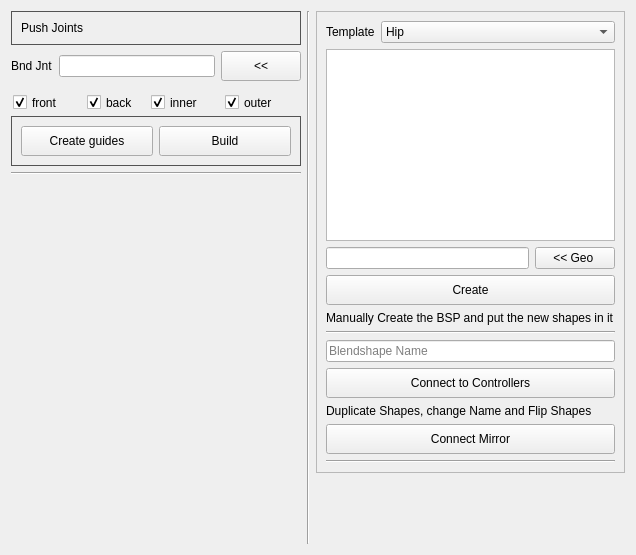
<?xml version="1.0" encoding="UTF-8"?>
<ui version="4.0">
 <class>Form</class>
 <widget class="QWidget" name="Form">
  <property name="geometry">
   <rect>
    <x>0</x>
    <y>0</y>
    <width>636</width>
    <height>555</height>
   </rect>
  </property>
  <property name="sizePolicy">
   <sizepolicy hsizetype="Preferred" vsizetype="Fixed">
    <horstretch>0</horstretch>
    <verstretch>0</verstretch>
   </sizepolicy>
  </property>
  <property name="windowTitle">
   <string>Form</string>
  </property>
  <layout class="QGridLayout" name="gridLayout_2">
   <item row="0" column="0">
    <layout class="QGridLayout" name="gridLayout_3">
     <item row="6" column="0">
      <spacer name="verticalSpacer_2">
       <property name="orientation">
        <enum>Qt::Vertical</enum>
       </property>
       <property name="sizeType">
        <enum>QSizePolicy::Expanding</enum>
       </property>
       <property name="sizeHint" stdset="0">
        <size>
         <width>20</width>
         <height>60</height>
        </size>
       </property>
      </spacer>
     </item>
     <item row="0" column="0">
      <widget class="QGroupBox" name="groupBox_6">
       <property name="styleSheet">
        <string notr="true">QGroupBox {
    background-color: transparent;
    color: #bbbbbb;
    selection-color: #bbbbbb;
    border: 1px solid #535353;
}</string>
       </property>
       <layout class="QGridLayout" name="gridLayout_4">
        <item row="0" column="0">
         <widget class="QLabel" name="PussCorrectives_Label">
          <property name="text">
           <string>Push Joints</string>
          </property>
         </widget>
        </item>
       </layout>
      </widget>
     </item>
     <item row="1" column="0">
      <layout class="QHBoxLayout" name="horizontalLayout">
       <item>
        <widget class="QLabel" name="load_joint_label">
         <property name="text">
          <string>Bnd Jnt</string>
         </property>
        </widget>
       </item>
       <item>
        <widget class="QLineEdit" name="load_joint_edit"/>
       </item>
       <item>
        <widget class="QPushButton" name="load_joint_Btn">
         <property name="minimumSize">
          <size>
           <width>0</width>
           <height>30</height>
          </size>
         </property>
         <property name="text">
          <string>&lt;&lt;</string>
         </property>
        </widget>
       </item>
      </layout>
     </item>
     <item row="2" column="0">
      <layout class="QHBoxLayout" name="horizontalLayout_6">
       <property name="spacing">
        <number>2</number>
       </property>
       <property name="topMargin">
        <number>8</number>
       </property>
       <item>
        <widget class="QCheckBox" name="FrontCheckBox">
         <property name="maximumSize">
          <size>
           <width>70</width>
           <height>15</height>
          </size>
         </property>
         <property name="styleSheet">
          <string notr="true"/>
         </property>
         <property name="text">
          <string>front</string>
         </property>
         <property name="checked">
          <bool>true</bool>
         </property>
        </widget>
       </item>
       <item>
        <widget class="QCheckBox" name="BackCheckBox">
         <property name="maximumSize">
          <size>
           <width>60</width>
           <height>15</height>
          </size>
         </property>
         <property name="text">
          <string>back</string>
         </property>
         <property name="checked">
          <bool>true</bool>
         </property>
        </widget>
       </item>
       <item>
        <widget class="QCheckBox" name="InCheckBox">
         <property name="maximumSize">
          <size>
           <width>70</width>
           <height>15</height>
          </size>
         </property>
         <property name="text">
          <string>inner</string>
         </property>
         <property name="checked">
          <bool>true</bool>
         </property>
        </widget>
       </item>
       <item>
        <widget class="QCheckBox" name="OutCheckBox">
         <property name="maximumSize">
          <size>
           <width>70</width>
           <height>15</height>
          </size>
         </property>
         <property name="text">
          <string>outer</string>
         </property>
         <property name="checked">
          <bool>true</bool>
         </property>
        </widget>
       </item>
      </layout>
     </item>
     <item row="3" column="0">
      <widget class="QGroupBox" name="groupBox_8">
       <property name="styleSheet">
        <string notr="true">QGroupBox {
    background-color: transparent;
    color: #bbbbbb;
    selection-color: #bbbbbb;
    border: 1px solid #535353;
}</string>
       </property>
       <layout class="QHBoxLayout" name="horizontalLayout_60">
        <item>
         <widget class="QPushButton" name="push_guides_Btn">
          <property name="minimumSize">
           <size>
            <width>0</width>
            <height>30</height>
           </size>
          </property>
          <property name="text">
           <string>Create guides</string>
          </property>
         </widget>
        </item>
        <item>
         <widget class="QPushButton" name="push_build_Btn">
          <property name="minimumSize">
           <size>
            <width>0</width>
            <height>30</height>
           </size>
          </property>
          <property name="text">
           <string>Build</string>
          </property>
         </widget>
        </item>
       </layout>
      </widget>
     </item>
     <item row="4" column="0">
      <widget class="Line" name="line">
       <property name="orientation">
        <enum>Qt::Horizontal</enum>
       </property>
      </widget>
     </item>
     <item row="5" column="0">
      <spacer name="horizontalSpacer_2">
       <property name="orientation">
        <enum>Qt::Horizontal</enum>
       </property>
       <property name="sizeHint" stdset="0">
        <size>
         <width>40</width>
         <height>20</height>
        </size>
       </property>
      </spacer>
     </item>
    </layout>
   </item>
   <item row="0" column="1">
    <widget class="Line" name="line_3">
     <property name="sizePolicy">
      <sizepolicy hsizetype="Maximum" vsizetype="Minimum">
       <horstretch>0</horstretch>
       <verstretch>0</verstretch>
      </sizepolicy>
     </property>
     <property name="orientation">
      <enum>Qt::Vertical</enum>
     </property>
    </widget>
   </item>
   <item row="0" column="2">
    <layout class="QGridLayout" name="gridLayout_5">
     <item row="1" column="0">
      <spacer name="horizontalSpacer">
       <property name="orientation">
        <enum>Qt::Horizontal</enum>
       </property>
       <property name="sizeHint" stdset="0">
        <size>
         <width>40</width>
         <height>20</height>
        </size>
       </property>
      </spacer>
     </item>
     <item row="0" column="0">
      <widget class="QFrame" name="frame">
       <property name="minimumSize">
        <size>
         <width>50</width>
         <height>50</height>
        </size>
       </property>
       <property name="frameShape">
        <enum>QFrame::StyledPanel</enum>
       </property>
       <property name="frameShadow">
        <enum>QFrame::Raised</enum>
       </property>
       <layout class="QGridLayout" name="gridLayout">
        <item row="0" column="0">
         <layout class="QVBoxLayout" name="verticalLayout_3">
          <item>
           <layout class="QHBoxLayout" name="horizontalLayout_3">
            <item>
             <widget class="QLabel" name="label">
              <property name="sizePolicy">
               <sizepolicy hsizetype="Minimum" vsizetype="Preferred">
                <horstretch>0</horstretch>
                <verstretch>0</verstretch>
               </sizepolicy>
              </property>
              <property name="text">
               <string>Template</string>
              </property>
             </widget>
            </item>
            <item>
             <widget class="QComboBox" name="template_combo">
              <property name="sizePolicy">
               <sizepolicy hsizetype="Expanding" vsizetype="Fixed">
                <horstretch>0</horstretch>
                <verstretch>0</verstretch>
               </sizepolicy>
              </property>
              <item>
               <property name="text">
                <string>Hip</string>
               </property>
              </item>
              <item>
               <property name="text">
                <string>Knee</string>
               </property>
              </item>
              <item>
               <property name="text">
                <string>Ankle</string>
               </property>
              </item>
              <item>
               <property name="text">
                <string>Clavicle</string>
               </property>
              </item>
              <item>
               <property name="text">
                <string>Shoulder</string>
               </property>
              </item>
              <item>
               <property name="text">
                <string>Elbow</string>
               </property>
              </item>
              <item>
               <property name="text">
                <string>Wrist</string>
               </property>
              </item>
              <item>
               <property name="text">
                <string>Belly</string>
               </property>
              </item>
              <item>
               <property name="text">
                <string>Neck</string>
               </property>
              </item>
              <item>
               <property name="text">
                <string>Jaw</string>
               </property>
              </item>
              <item>
               <property name="text">
                <string>Eyebrows</string>
               </property>
              </item>
              <item>
               <property name="text">
                <string>Lips</string>
               </property>
              </item>
             </widget>
            </item>
           </layout>
          </item>
          <item>
           <widget class="QTextEdit" name="text_shapes"/>
          </item>
          <item>
           <layout class="QHBoxLayout" name="horizontalLayout_4">
            <item>
             <widget class="QLineEdit" name="geo_line"/>
            </item>
            <item>
             <widget class="QPushButton" name="geo_line_button">
              <property name="text">
               <string>&lt;&lt; Geo </string>
              </property>
             </widget>
            </item>
           </layout>
          </item>
          <item>
           <widget class="QPushButton" name="create_correctives_button">
            <property name="minimumSize">
             <size>
              <width>0</width>
              <height>30</height>
             </size>
            </property>
            <property name="text">
             <string>Create</string>
            </property>
           </widget>
          </item>
          <item>
           <widget class="QLabel" name="label_2">
            <property name="text">
             <string>Manually Create the BSP and put the new shapes in it</string>
            </property>
           </widget>
          </item>
          <item>
           <widget class="Line" name="line_2">
            <property name="orientation">
             <enum>Qt::Horizontal</enum>
            </property>
           </widget>
          </item>
          <item>
           <widget class="QLineEdit" name="blendshape_name_line">
            <property name="placeholderText">
             <string>Blendshape Name</string>
            </property>
           </widget>
          </item>
          <item>
           <widget class="QPushButton" name="connect_button">
            <property name="minimumSize">
             <size>
              <width>0</width>
              <height>30</height>
             </size>
            </property>
            <property name="text">
             <string>Connect to Controllers</string>
            </property>
           </widget>
          </item>
          <item>
           <widget class="QLabel" name="label_3">
            <property name="text">
             <string>Duplicate Shapes, change Name and Flip Shapes</string>
            </property>
           </widget>
          </item>
          <item>
           <widget class="QPushButton" name="connect_mirror_button">
            <property name="minimumSize">
             <size>
              <width>0</width>
              <height>30</height>
             </size>
            </property>
            <property name="text">
             <string>Connect Mirror</string>
            </property>
           </widget>
          </item>
          <item>
           <widget class="Line" name="line_4">
            <property name="orientation">
             <enum>Qt::Horizontal</enum>
            </property>
           </widget>
          </item>
         </layout>
        </item>
       </layout>
      </widget>
     </item>
     <item row="2" column="0">
      <spacer name="verticalSpacer">
       <property name="orientation">
        <enum>Qt::Vertical</enum>
       </property>
       <property name="sizeHint" stdset="0">
        <size>
         <width>20</width>
         <height>40</height>
        </size>
       </property>
      </spacer>
     </item>
    </layout>
   </item>
  </layout>
 </widget>
 <resources/>
 <connections/>
</ui>
